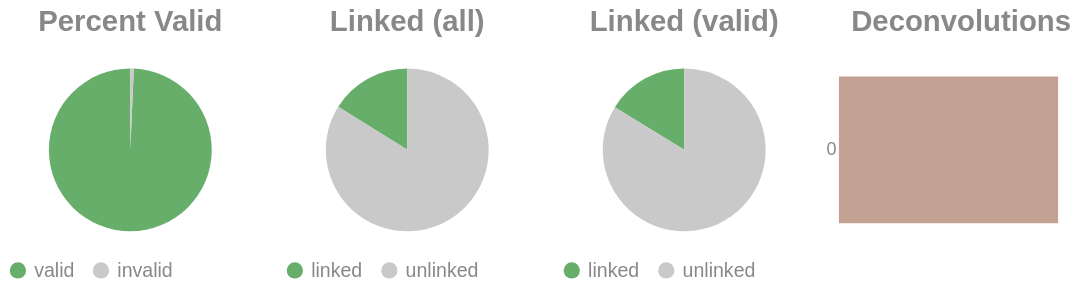

The cell this chart's notebook holds for it:
### Code cell
if SKIPLR:
    pass
else:
    clash = Counter()
    for i in valids['molecule'].to_list():
        _mol = i.split("-")
        if len(_mol) == 1:
            clash.update('0')
        else:
            clash.update(_mol[-1])

    _d = {"deconvolutions": [], 'count': []}
    for k,v in clash.items():
        _d['deconvolutions'].append(k)
        _d['count'].append(v)

    tot_valid = valids['reads'].sum()
    mask = valids['reads'] >= 2
    n_linked_reads = valids.filter(mask)['reads'].sum()
    if n_linked_reads == 0:
        print_html("No linked molecules (>=2 reads) were detected; skipping linked-only distributions.")
        SKIPLR = True
    else:
        perc_valid = round(tot_valid / n_reads, 4)
        linked_perc_abs = round(n_linked_reads / n_reads, 4)
        linked_perc = round(n_linked_reads / tot_valid, 4)

    _valid = pl.DataFrame({"valids": ['valid', 'invalid'], "count": [tot_valid, n_reads - tot_valid]})
    _linked_abs = pl.DataFrame({"linked (absolute)": ['linked', 'unlinked'], "count": [n_linked_reads, n_reads - n_linked_reads]})
    _linked_rel = pl.DataFrame({"linked (valids)": ['linked', 'unlinked'], "count": [n_linked_reads, tot_valid - n_linked_reads]})

    (
        alt.hconcat(
            piechart(_valid, goodval = 'valid', title = "Percent Valid"),
            piechart(_linked_abs, goodval = "linked", title =  "Linked (all)"),
            piechart(_linked_rel, goodval = "linked", title =  "Linked (valid)"),
            convolutionbar(pl.DataFrame(_d), title = "Deconvolutions"),
            center = True,
            bounds = 'flush'
        )
        .resolve_scale(color='independent')
        .resolve_legend('independent')
        .properties(usermeta={'embedOptions': {"actions": False}})
    ).display()

### Figure 1 — Vega-Lite specification as saved in the notebook (floating-point values rounded to 4 significant figures)
{"width": "container", "height": 400, "config": {"title": {"anchor": "start", "dy": -15, "fontSize": 18, "color": "#888888", "subtitleColor": "#888888", "subtitleFontSize": 14}, "arc": {"fill": "#0072B2"}, "axis": {"domainColor": "#888888", "domainWidth": 0.5, "gridWidth": 0.2, "grid": false, "titleFontWeight": 400, "titleFontSize": 15, "labelFontSize": 11, "labelColor": "#888888", "tickColor": "#888888", "tickWidth": 0.2, "titleColor": "#888888"}, "axisBand": {"grid": false}, "axisX": {"grid": true, "tickSize": 10, "domainCap": "round"}, "axisY": {"domain": false, "grid": true, "tickSize": 0, "domainCap": "round"}, "background": "transparent", "header": {"labelFontSize": 15, "labelColor": "#888888", "titleFontSize": 15, "titleFontWeight": 600, "titleColor": "#888888"}, "legend": {"labelFont": "sans-serif", "labelFontSize": 12, "labelColor": "#888888", "symbolSize": 100, "symbolType": "circle", "titleFontSize": 12, "titlePadding": 10, "titleColor": "#888888", "title": null}, "range": {"category": ["#E69F00", "#56B4E9", "#009E73", "#F0E442", "#0072B2", "#D55E00", "#CC79A7", "#000000"], "diverging": ["#cfe8f3", "#a2d4ec", "#73bfe2", "#46abdb", "#1696d2", "#12719e"]}, "area": {"fill": "#0072B2", "fillOpacity": 0.7, "line": true, "strokeOpacity": 0.7}, "line": {"color": "#0072B2", "stroke": "#0072B2", "strokeWidth": 2}, "trail": {"color": "#0072B2", "stroke": "#0072B2", "strokeWidth": 0, "size": 1}, "point": {"filled": true, "fillOpacity": 1.0, "size": 95}, "text": {"color": "#888888", "fontSize": 11, "align": "right", "fontWeight": 400, "size": 11}, "bar": {"fill": "#0072B2", "stroke": null}, "view": {"stroke": null, "continuousWidth": 660, "continuousHeight": 400}}, "hconcat": [{"data": {"name": "data-7c7664d50414157ce38a53181f7f3f8d"}, "mark": {"type": "arc"}, "encoding": {"color": {"field": "valids", "legend": {"orient": "bottom", "title": null}, "scale": {"domain": ["valid", "invalid"], "range": ["#68ae6b", "#C9C9C9"]}, "title": "Valids", "type": "nominal"}, "theta": {"field": "count", "type": "quantitative"}, "tooltip": [{"field": "valids", "title": "Valids", "type": "ordinal"}, {"field": "percent", "format": ".2%", "title": "Percent", "type": "quantitative"}, {"field": "count", "title": "Count", "type": "quantitative"}]}, "height": 100, "title": {"text": "Percent Valid", "align": "center", "anchor": "middle"}, "transform": [{"calculate": "datum.count / 3958021", "as": "percent"}], "width": 150}, {"data": {"name": "data-414ab63de94f9c25e90bf72ad2907a21"}, "mark": {"type": "arc"}, "encoding": {"color": {"field": "linked (absolute)", "legend": {"orient": "bottom", "title": null}, "scale": {"domain": ["linked", "unlinked"], "range": ["#68ae6b", "#C9C9C9"]}, "title": "Linked (Absolute)", "type": "nominal"}, "theta": {"field": "count", "type": "quantitative"}, "tooltip": [{"field": "linked (absolute)", "title": "Linked (Absolute)", "type": "ordinal"}, {"field": "percent", "format": ".2%", "title": "Percent", "type": "quantitative"}, {"field": "count", "title": "Count", "type": "quantitative"}]}, "height": 100, "title": {"text": "Linked (all)", "align": "center", "anchor": "middle"}, "transform": [{"calculate": "datum.count / 3958021", "as": "percent"}], "width": 150}, {"data": {"name": "data-c7646c9c22700a32cd8505fca809e523"}, "mark": {"type": "arc"}, "encoding": {"color": {"field": "linked (valids)", "legend": {"orient": "bottom", "title": null}, "scale": {"domain": ["linked", "unlinked"], "range": ["#68ae6b", "#C9C9C9"]}, "title": "Linked (Valids)", "type": "nominal"}, "theta": {"field": "count", "type": "quantitative"}, "tooltip": [{"field": "linked (valids)", "title": "Linked (Valids)", "type": "ordinal"}, {"field": "percent", "format": ".2%", "title": "Percent", "type": "quantitative"}, {"field": "count", "title": "Count", "type": "quantitative"}]}, "height": 100, "title": {"text": "Linked (valid)", "align": "center", "anchor": "middle"}, "transform": [{"calculate": "datum.count / 3930899", "as": "percent"}], "width": 150}, {"data": {"name": "data-ffbb3dc7e5b2a001d41c175c1f41ba21"}, "mark": {"type": "bar"}, "encoding": {"color": {"field": "deconvolutions", "legend": null, "scale": {"scheme": "lightgreyred"}, "type": "nominal"}, "tooltip": [{"field": "deconvolutions", "title": "Deconvolutions", "type": "ordinal"}, {"field": "percent", "format": ".2%", "title": "Percent", "type": "quantitative"}, {"field": "count", "title": "Count", "type": "quantitative"}], "x": {"axis": null, "field": "count", "type": "quantitative"}, "y": {"field": "deconvolutions", "sort": "ascending", "title": null, "type": "nominal"}}, "height": 100, "title": {"text": "Deconvolutions", "align": "center", "anchor": "middle"}, "transform": [{"calculate": "datum.count / 3587723", "as": "percent"}], "width": 150}], "bounds": "flush", "center": true, "resolve": {"legend": {"angle": "independent"}, "scale": {"color": "independent"}}, "usermeta": {"embedOptions": {"actions": false}}, "$schema": "https://vega.github.io/schema/vega-lite/v6.1.0.json", "datasets": {"data-7c7664d50414157ce38a53181f7f3f8d": [{"valids": "valid", "count": 3930899}, {"valids": "invalid", "count": 27122}], "data-414ab63de94f9c25e90bf72ad2907a21": [{"linked (absolute)": "linked", "count": 637547}, {"linked (absolute)": "unlinked", "count": 3320474}], "data-c7646c9c22700a32cd8505fca809e523": [{"linked (valids)": "linked", "count": 637547}, {"linked (valids)": "unlinked", "count": 3293352}], "data-ffbb3dc7e5b2a001d41c175c1f41ba21": [{"deconvolutions": "0", "count": 3587723}]}}
